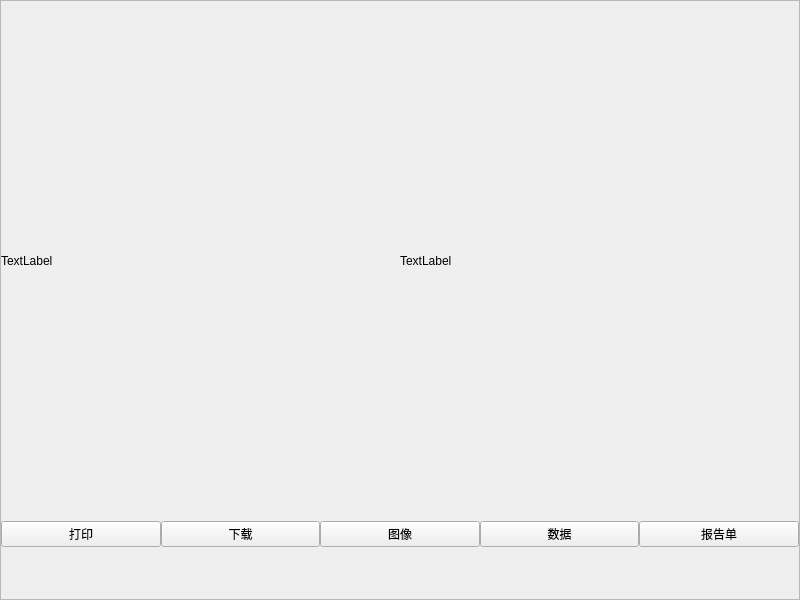
<?xml version="1.0" encoding="UTF-8"?>
<ui version="4.0">
 <class>Form</class>
 <widget class="QWidget" name="Form">
  <property name="geometry">
   <rect>
    <x>0</x>
    <y>0</y>
    <width>800</width>
    <height>600</height>
   </rect>
  </property>
  <property name="windowTitle">
   <string>Form</string>
  </property>
  <layout class="QHBoxLayout" name="horizontalLayout">
   <property name="spacing">
    <number>0</number>
   </property>
   <property name="leftMargin">
    <number>0</number>
   </property>
   <property name="topMargin">
    <number>0</number>
   </property>
   <property name="rightMargin">
    <number>0</number>
   </property>
   <property name="bottomMargin">
    <number>0</number>
   </property>
   <item>
    <widget class="QFrame" name="frame">
     <property name="frameShape">
      <enum>QFrame::StyledPanel</enum>
     </property>
     <property name="frameShadow">
      <enum>QFrame::Raised</enum>
     </property>
     <layout class="QVBoxLayout" name="verticalLayout" stretch="10,1,1">
      <property name="spacing">
       <number>0</number>
      </property>
      <property name="leftMargin">
       <number>0</number>
      </property>
      <property name="topMargin">
       <number>0</number>
      </property>
      <property name="rightMargin">
       <number>0</number>
      </property>
      <property name="bottomMargin">
       <number>0</number>
      </property>
      <item>
       <layout class="QHBoxLayout" name="horizontalLayout_2" stretch="1,1">
        <property name="spacing">
         <number>0</number>
        </property>
        <item>
         <widget class="QLabel" name="picLabel">
          <property name="text">
           <string>TextLabel</string>
          </property>
         </widget>
        </item>
        <item>
         <widget class="QLabel" name="photoLabel">
          <property name="text">
           <string>TextLabel</string>
          </property>
         </widget>
        </item>
       </layout>
      </item>
      <item>
       <layout class="QHBoxLayout" name="horizontalLayout_3">
        <property name="spacing">
         <number>0</number>
        </property>
        <item>
         <widget class="QPushButton" name="btnPrint">
          <property name="text">
           <string>打印</string>
          </property>
         </widget>
        </item>
        <item>
         <widget class="QPushButton" name="btnDownload">
          <property name="text">
           <string>下载</string>
          </property>
         </widget>
        </item>
        <item>
         <widget class="QPushButton" name="btnPic">
          <property name="text">
           <string>图像</string>
          </property>
         </widget>
        </item>
        <item>
         <widget class="QPushButton" name="btnData">
          <property name="text">
           <string>数据</string>
          </property>
         </widget>
        </item>
        <item>
         <widget class="QPushButton" name="btnReport">
          <property name="text">
           <string>报告单</string>
          </property>
         </widget>
        </item>
       </layout>
      </item>
      <item>
       <spacer name="verticalSpacer">
        <property name="orientation">
         <enum>Qt::Vertical</enum>
        </property>
        <property name="sizeHint" stdset="0">
         <size>
          <width>20</width>
          <height>47</height>
         </size>
        </property>
       </spacer>
      </item>
     </layout>
    </widget>
   </item>
  </layout>
 </widget>
 <resources/>
 <connections/>
</ui>
